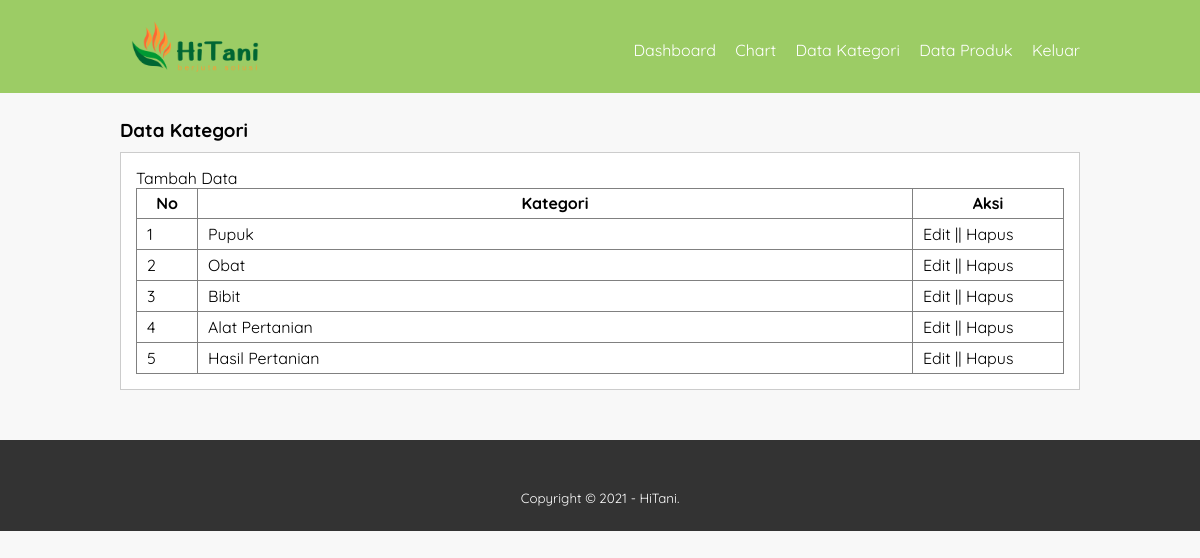
/data-kategori.php (signed in), run on the app's committed database.
### tables this page shows
CREATE TABLE `tb_category` (
  `category_id` int(11) NOT NULL,
  `category_name` varchar(25) NOT NULL
);

### data-kategori.php (the view, shortened to what this page needs)
<?php
	include 'db.php';
	include 'head.php';
?>
<!DOCTYPE html>
<html>
<body>
	<?php include 'header-admin.php';?>
	<div class="section">
		<div class="container">
			<h3>Data Kategori</h3>
			<div class="box">
				<p><a href="tambah-kategori.php">Tambah Data</a></p>
				<table border="1" cellspacing="0" class="table">
					<thead>
						<tr>
							<th width="60px">No</th>
							<th>Kategori</th>
							<th width="150px">Aksi</th>
						</tr>
					</thead>
					<tbody>
						<?php
							$no = 1;
							$kategori = mysqli_query($conn, "SELECT * FROM tb_category ORDER BY category_id DESC");
							if(mysqli_num_rows($kategori) > 0){
							while($row = mysqli_fetch_array($kategori)){
						?>
						<tr>
							<td><?php echo $no++ ?></td>
							<td><?php echo $row['category_name'] ?></td>
							<td>
								<a href="edit-kategori.php?id=<?php echo $row['category_id'] ?>">Edit</a> || <a href="proses-hapus.php?idk=<?php echo $row['category_id'] ?>" onclick="return confirm('Yakin ingin hapus ?')">Hapus</a>
							</td>
						</tr>
						<?php }}else{ ?>
							<tr>
								<td colspan="3">Tidak ada data</td>
							</tr>
						<?php } ?>
					</tbody>
				</table>
			</div>
		</div>
	</div>
	<?php include 'footer.php'; ?>
</body>
</html>

### css/style.css (style rules this page uses)
* { padding:0; margin:0; font-family: 'Quicksand', sans-serif; }
body { background-color: #f8f8f8; }
a { color: inherit; text-decoration: none; }
.container { width: 80%; margin:0 auto; }
.container:after { content: ''; display: block; clear: both; }
.section { padding:25px 0; }
.box { background-color: #fff; border:1px solid #ccc; padding:15px; box-sizing: border-box; margin:10px 0 25px 0; }
.box:after { content: ''; display: block; clear: both; }
.table { width: 100%; border-collapse: collapse; }
.table tr { height: 30px; }
.table tr td { padding:5px 10px; }

### data on the page
tb_category: category_name "Pupuk"
tb_category: category_name "Obat"
tb_category: category_name "Bibit"
tb_category: category_name "Alat Pertanian"
tb_category: category_name "Hasil Pertanian"
